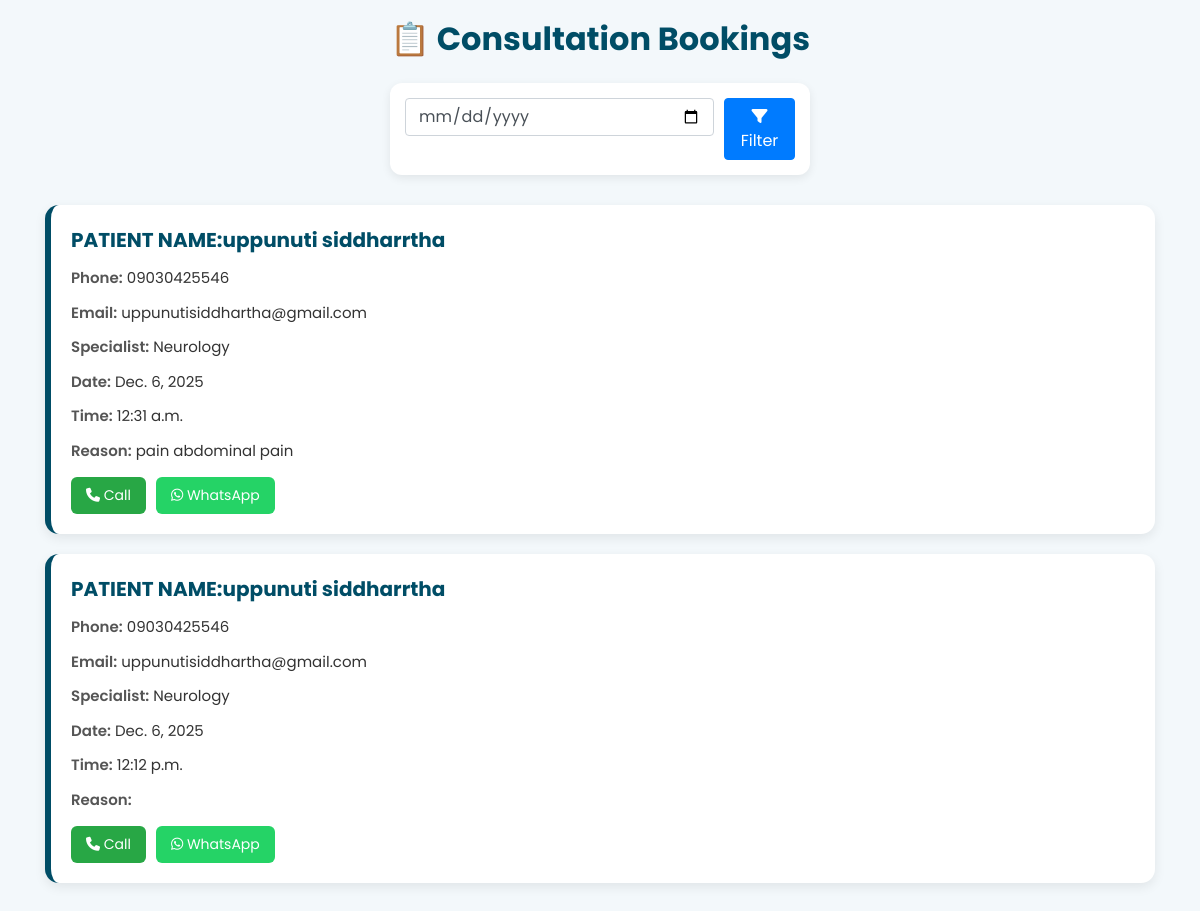
Page /MOD/ on the committed database.
### base/models.py (models this page shows, shortened)
class Consultation(models.Model):
    name = models.CharField(max_length=100)
    phone = models.CharField(max_length=15)
    email = models.EmailField()
    date = models.DateField()
    time = models.TimeField()
    specialist = models.CharField(max_length=100)
    reason = models.TextField()

### base/views.py (the view)
# urls.py: path('MOD/', views.MOD, name='MOD'),
def MOD(request):
    filter_date = request.GET.get('date')
    if filter_date:
        consultations = Consultation.objects.filter(date=filter_date).order_by('-date')
    else:
        consultations = Consultation.objects.all().order_by('-date')
    return render(request, 'MOD.html', {
        'consultations': consultations,
        'filter_date': filter_date
    })

### base/templates/MOD.html (shortened to what this page needs)
<!DOCTYPE html>
<html lang="en">
<head>
    <link rel="stylesheet" href="https://cdn.jsdelivr.net/npm/bootstrap@4.6.2/dist/css/bootstrap.min.css">
    <link rel="stylesheet" href="https://cdnjs.cloudflare.com/ajax/libs/font-awesome/6.5.0/css/all.min.css">
</head>
<body>
    <h1 class="title">📋 Consultation Bookings</h1>
    <form method="GET" class="filter-box">
        <input type="date" name="date" value="{{ filter_date }}" class="form-control">
        <button class="btn btn-primary" type="submit">
            <i class="fa-solid fa-filter"></i> Filter
        </button>
    </form>
    <div class="container">
        {% for c in consultations %}
        <div class="consult-card">
            <div class="consult-header">PATIENT NAME:{{ c.name }}</div>
            <div class="consult-info">
                <span class="label">Phone:</span> {{ c.phone }}
            </div>
            <div class="consult-info">
                <span class="label">Email:</span> {{ c.email }}
            </div>
            <div class="consult-info">
                <span class="label">Specialist:</span> {{ c.specialist }}
            </div>
            <div class="consult-info">
                <span class="label">Date:</span> {{ c.date }}
            </div>
            <div class="consult-info">
                <span class="label">Time:</span> {{ c.time }}
            </div>
            <div class="consult-info">
                <span class="label">Reason:</span> {{ c.reason }}
            </div>
            <div class="actions">
                <a href="tel:{{ c.phone }}" class="btn-call">
                    <i class="fa fa-phone"></i> Call
                </a>
                <a href="https://wa.me/{{ c.phone }}?text=Hello%20{{ c.name }},%20regarding%20your%20consultation%20at%20Pioneer%20Hospitals"
                   target="_blank"
                   class="btn-whatsapp">
                    <i class="fab fa-whatsapp"></i> WhatsApp
                </a>
            </div>
        </div>
        {% empty %}
        <p class="text-center text-muted">
            <i class="fa-solid fa-circle-exclamation"></i> No consultations found.
        </p>
        {% endfor %}
    </div>
</body>
</html>

### base/templates/MOD.html (style rules this page uses)
body { font-family: 'Poppins', sans-serif; background: #f3f8fb; padding: 20px; }
.title { text-align: center; margin-bottom: 25px; font-weight: 700; color: #004d66; font-size: 32px; }
.filter-box { max-width: 420px; margin: 0 auto 30px; padding: 15px; background: #fff; border-radius: 12px; box-shadow: 0 3px 10px rgba(0,0,0,0.08); display: flex; gap: 10px; }
.consult-card { background: white; border-radius: 14px; padding: 20px; margin-bottom: 20px; box-shadow: 0 4px 12px rgba(0,0,0,0.08); border-left: 6px solid #004d66; }
.consult-header { font-weight: 700; font-size: 20px; color: #004d66; }
.consult-info { margin: 12px 0 5px; font-size: 15px; color: #333; }
.label { font-weight: 600; color: #555; }
.actions { margin-top: 15px; display: flex; gap: 10px; }
.btn-call { background: #28a745; color: #fff; border-radius: 6px; padding: 8px 15px; font-size: 14px; }
.btn-whatsapp { background: #25D366; color: white; border-radius: 6px; padding: 8px 15px; font-size: 14px; }

### rows in the picture
Consultation: name "uppunuti siddharrtha", phone "09030425546", email "uppunutisiddhartha@gmail.com", specialist "Neurology", date "Dec. 6, 2025", time "12:31 a.m.", reason "pain abdominal pain"
Consultation: name "uppunuti siddharrtha", phone "09030425546", email "uppunutisiddhartha@gmail.com", specialist "Neurology", date "Dec. 6, 2025", time "12:12 p.m."
